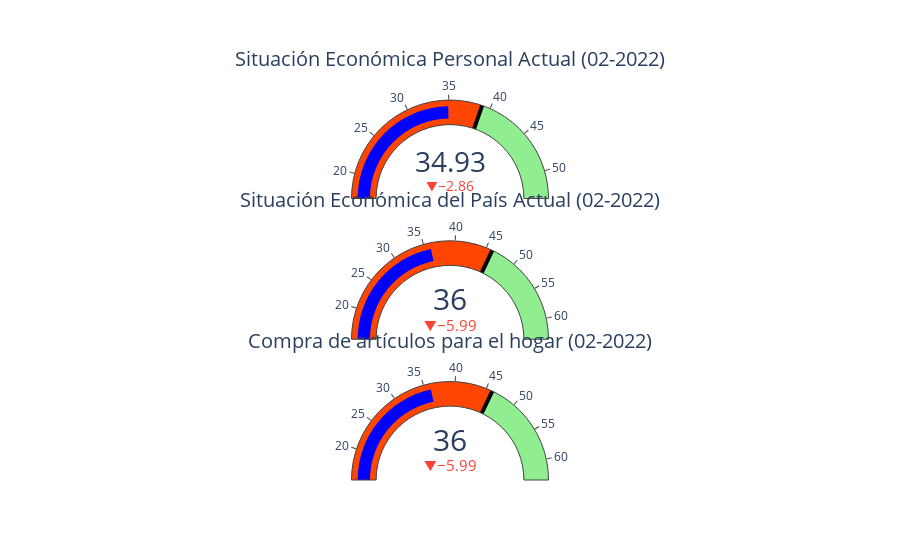

The code cell stored with this chart in its notebook:
### Code cell
indicadores = go.Figure()

indicadores.add_trace(go.Indicator(
    mode = "gauge+number+delta",
    delta = {'reference': ipec_sepa[-2]},
    value = ipec_sepa[-1],
    title = {'text': "Situación Económica Personal Actual (" + ipec_sepa.index.strftime('%m-%Y')[-1] + ")"},
    gauge = {
        'axis': {'range': [ipec_sepa.min(), ipec_sepa.max()]},
        'bar': {'color': 'blue'},
        'steps': [
            {'range': [ipec_sepa.min(), ipec_sepa.median()], 'color': 'orangered'},
            {'range': [ipec_sepa.median(), ipec_sepa.max()], 'color': 'lightgreen'}],
        'threshold': {'line': {'color': "black", 'width': 4}, 'thickness': 1, 'value': ipec_sepa.median()}       
    },
    domain = {'row': 0, 'column': 0}
    ))

indicadores.add_trace(go.Indicator(
    mode = "gauge+number+delta",
    delta = {'reference': ipec_sena[-2]},
    value = ipec_sena[-1],
    title = {'text': "Situación Económica del País Actual (" + ipec_sena.index.strftime('%m-%Y')[-1] + ")"},
    gauge = {
        'axis': {'range': [ipec_sena.min(), ipec_sena.max()]},
        'bar': {'color': 'blue'},
        'steps': [
            {'range': [ipec_sena.min(), ipec_sena.median()], 'color': 'orangered'},
            {'range': [ipec_sena.median(), ipec_sena.max()], 'color': 'lightgreen'}],
        'threshold': {'line': {'color': "black", 'width': 4}, 'thickness': 1, 'value': ipec_sena.median()}       
    },
    domain = {'row': 1, 'column': 0}
    ))

indicadores.add_trace(go.Indicator(
    mode = "gauge+number+delta",
    delta = {'reference': ipec_sena[-2]},
    value = ipec_sena[-1],
    title = {'text': "Compra de artículos para el hogar (" + ipec_sena.index.strftime('%m-%Y')[-1] + ")"},
    gauge = {
        'axis': {'range': [ipec_sena.min(), ipec_sena.max()]},
        'bar': {'color': 'blue'},
        'steps': [
            {'range': [ipec_sena.min(), ipec_sena.median()], 'color': 'orangered'},
            {'range': [ipec_sena.median(), ipec_sena.max()], 'color': 'lightgreen'}],
        'threshold': {'line': {'color': "black", 'width': 4}, 'thickness': 1, 'value': ipec_sena.median()}       
    },
    domain = {'row': 2, 'column': 0}
    ))

indicadores.update_layout(
    grid = {'rows': 3, 'columns': 1, 'pattern': "independent"},
    template = {'data' : {'indicator': [{
        'title': {'text': "Speed"},
        'mode' : "number+delta+gauge",
        'delta' : {'reference': 90}}]
                         }})

indicadores.show()

### Figure 1 — Plotly figure (JSON) as saved in the notebook; plotly's stock layout.template omitted (floating-point values rounded to 4 significant figures)
{"data": [{"delta": {"reference": 37.79}, "domain": {"column": 0, "row": 0}, "gauge": {"axis": {"range": [17.01, 53.3]}, "bar": {"color": "blue"}, "steps": [{"color": "orangered", "range": [17.01, 39]}, {"color": "lightgreen", "range": [39, 53.3]}], "threshold": {"line": {"color": "black", "width": 4}, "thickness": 1, "value": 39}}, "mode": "gauge+number+delta", "title": {"text": "Situación Económica Personal Actual (02-2022)"}, "type": "indicator", "value": 34.93}, {"delta": {"reference": 41.99}, "domain": {"column": 0, "row": 1}, "gauge": {"axis": {"range": [15.08, 63.3]}, "bar": {"color": "blue"}, "steps": [{"color": "orangered", "range": [15.08, 46]}, {"color": "lightgreen", "range": [46, 63.3]}], "threshold": {"line": {"color": "black", "width": 4}, "thickness": 1, "value": 46}}, "mode": "gauge+number+delta", "title": {"text": "Situación Económica del País Actual (02-2022)"}, "type": "indicator", "value": 36.0}, {"delta": {"reference": 41.99}, "domain": {"column": 0, "row": 2}, "gauge": {"axis": {"range": [15.08, 63.3]}, "bar": {"color": "blue"}, "steps": [{"color": "orangered", "range": [15.08, 46]}, {"color": "lightgreen", "range": [46, 63.3]}], "threshold": {"line": {"color": "black", "width": 4}, "thickness": 1, "value": 46}}, "mode": "gauge+number+delta", "title": {"text": "Compra de artículos para el hogar (02-2022)"}, "type": "indicator", "value": 36.0}], "layout": {"grid": {"columns": 1, "pattern": "independent", "rows": 3}}}
